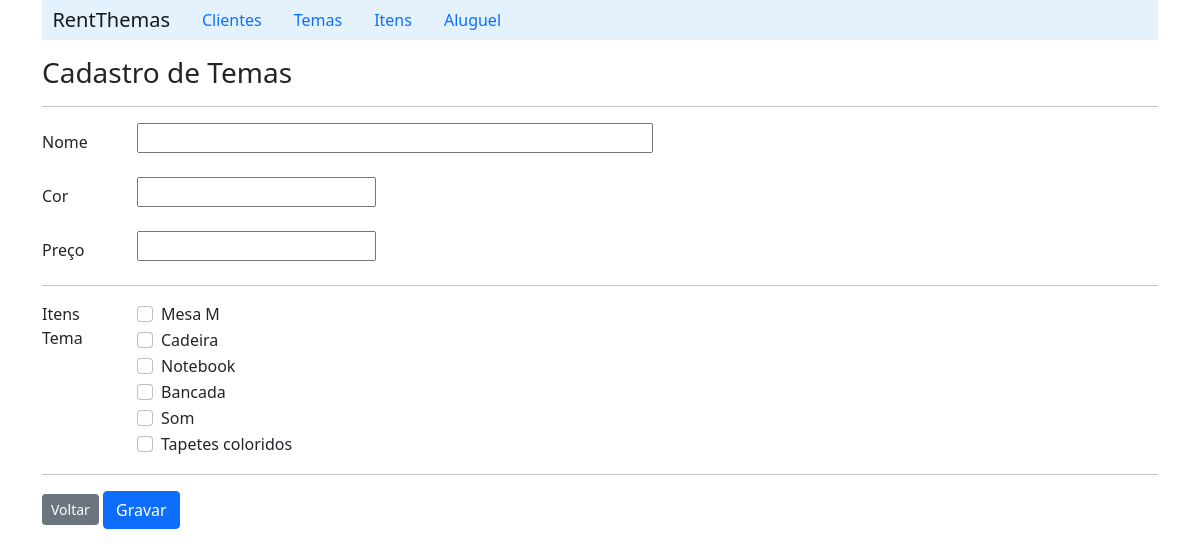
/formTema/, run on the app's committed database.
### api/models.py (models this page shows, shortened)
class Item(models.Model):
    name = models.CharField(max_length=100)
    description = models.CharField(max_length=200)

### api/views.py (the view)
# urls.py: path('formTema/', temaview.form_tema),
    def form_tema(self, request):
        list_item = ItemDAO.list_item(self)
        context = {'list_item' : list_item}
        return render(request, 'tema/formTema.html', context)

### api/daos.py (called while the page is built)
    def list_item(self):
        item_list = Item.objects.all()
        return item_list

### api/templates/tema/formTema.html (shortened to what this page needs)
{% extends "index.html" %}
{% block content %}
    <h3>Cadastro de Temas</h3>
    <hr>
        <form action="/saveTema/" method="post">
            <div class="row mb-3">
                <label class="col-sm-1 col-form-label" for="name">Nome</label>
                <div class="col-sm-11">
                    <input id="name" type="text" size="50" name="name">
                </div>
            </div>
            <div class="row mb-3">
                <label class="col-sm-1 col-form-label" for="">Cor</label>
                <div class="col-sm-11">
                    <input type="text" size="20" name="color">
                </div>
            </div>
            <div class="row mb-3">
                <label class="col-sm-1 col-form-label" for="">Preço</label>
                <div class="col-sm-11">
                    <input type="text" size="20" name="price">
                </div>
            </div>
            <hr>
            <fieldset class="row mb-3">
                <legend class="col-form-label col-sm-1 pt-0">Itens Tema</legend>
                <div class="col-sm-11">
                    {% for item in list_item %}
                        {% if item%}
                            <div class="form-check">
                                <input id="{{item.id}}" class="form-check-input" type="checkbox" name="item" value="{{item.id}}">
                                <label for="{{item.id}}">{{item.name}}</label>
                            </div>
                        {% endif%}
                    {% endfor %}
                </div>
            </fieldset>
            <hr>
            <a class="btn btn-secondary btn-sm" href="/listTema">Voltar</a>
            <input class="btn btn-primary" type="submit" value="Gravar">
        </form>
{% endblock %}

### data on the page
Item: name "Mesa M"
Item: name "Cadeira"
Item: name "Notebook"
Item: name "Bancada"
Item: name "Som"
Item: name "Tapetes coloridos"
